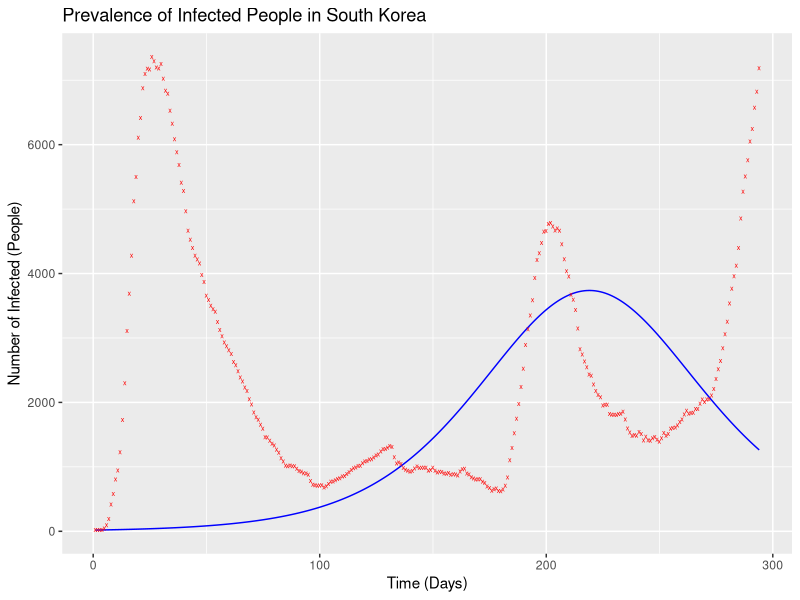

Source code (R):
#packages
require(deSolve)
require(reshape2)
require(ggplot2)

setwd("/Users/brandonpae/Desktop/Covid-19 Research") #set working directory

reported_data <- read.csv("SK Case Data.csv") #reported COVID-19 cases in South Korea

sir_model <- function(time, state, parameters) {
  
  with(as.list(c(state, parameters)), {
    
    #these parameters are in units of days^-1 (i.e. per day)
    
    b = 1 / (83.21*365) #birth rate
    mu = 1 / (83.21*365) #mortality rate (1 / average lifespan in days)
    
    N <- S+I+R #susceptible, infected, removed people
    
    lambda <- beta * I/N #beta is the rate of infection; lambda = force of infection
    
    #the basic differential equations: how each compartment changes
    
    dS <- b*N - lambda*S - mu*S
    
    dI <- lambda*S - gamma*I - mu*I
    
    dR <- gamma*I - mu*R
    
    return(list(c(dS, dI, dR))) 
  })
}

likelihood_calibration <- function(func, parameters, dat) {
  beta <- parameters[1] #first parameter value
  gamma <- parameters[2] #second parameter value
  result = as.data.frame(ode(y = init_values, times = times, func = func, parms = c(beta = beta, gamma = gamma)))
  
  #calculates how well a certain SIR model fits the South Korea data
  LL <- sum(dpois(x = dat$number_reported, lambda = 1 * result$I[result$time %in% dat$time], log = TRUE))
  return(LL)
}

#with a population of 51 million in South Korea, these are the starting values for each compartment
init_values <- c(S = 5.1*10^7 - 19, I = 19, R = 0)
times = seq(from = 1, to = 294, by = 1)

#calculate the optimal values for beta and gamma
optimised <- optim(par = c(0.5, 0.5),
                   fn  = likelihood_calibration,
                   dat = reported_data,
                   control = list(fnscale=-1),
                   func = sir_model)

optimised

parameters = c(beta = 2.533772, gamma = 2.503224) #optimal values

#ode() to solve the differential equations at each day (find the state values)
opt_mod1 = as.data.frame(ode(y = init_values, times = times, func = sir_model, parms = parameters))

plot = ggplot() +
  geom_line(data = opt_mod1, aes(x = time, y = I), colour = "blue") + #our model
  geom_point(data = reported_data, aes(x = time, y = number_reported), colour = "red", shape = "x") + #data
  xlab("Time (Days)") +
  ylab("Number of Infected (People)") +
  labs(color = "Compartments") +
  labs(title = "Prevalence of Infected People in South Korea") + #add a title
  theme(legend.position = "bottom")

plot #show plot
